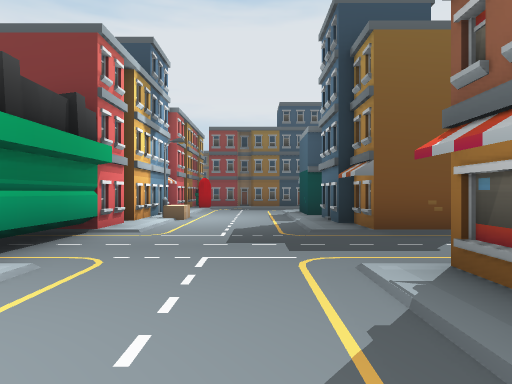
[1] (above)

24 first-person views from a walk through a 3-D level made in the Unity game engine. The camera is 1.3 m above the floor, looks level and sees 70° across. The floor is counted in squares, 2 m on a side. Each view is taken from the middle of a square. On the plan, view 1 faces up. The plan holds only what a view shows up to about 11 squares ahead; the rest is blank. The place goes on beyond the plan. The player is left out.

[2]
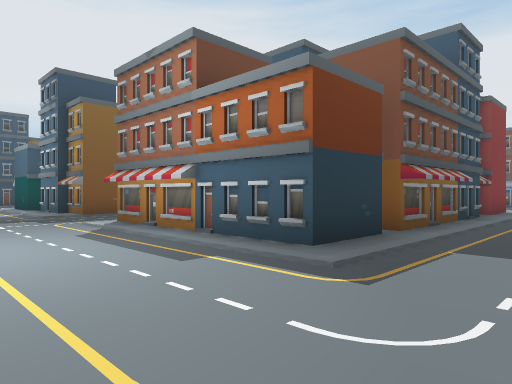

[3]
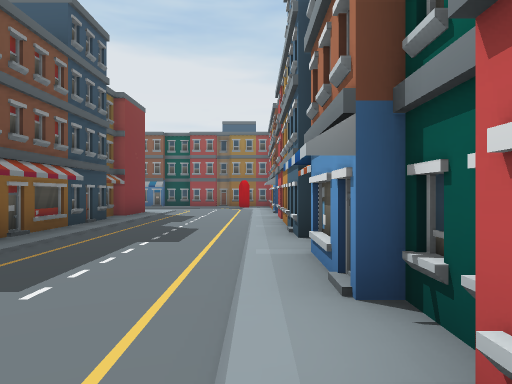

[4]
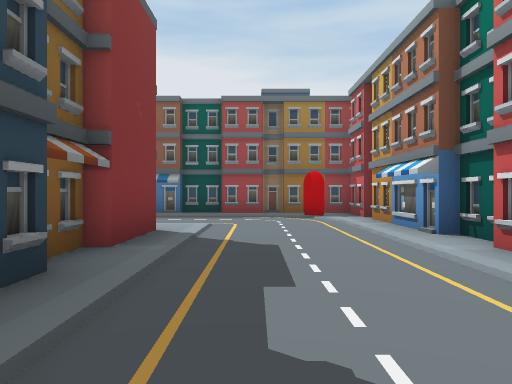

[5]
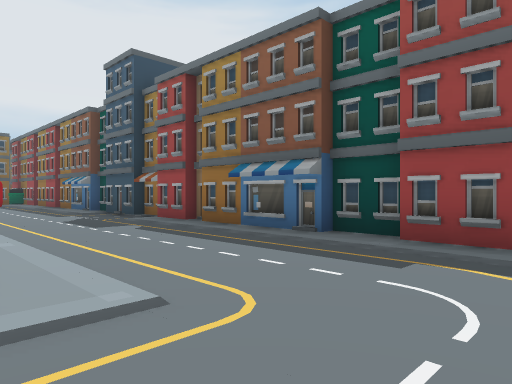

[6]
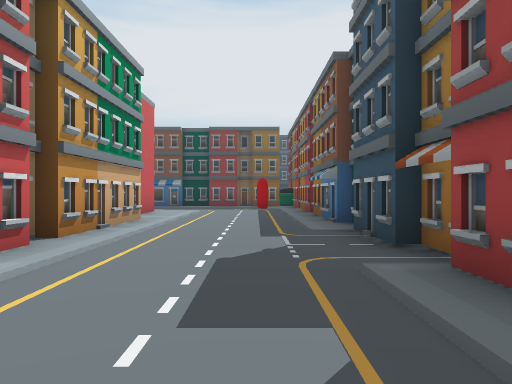

[7]
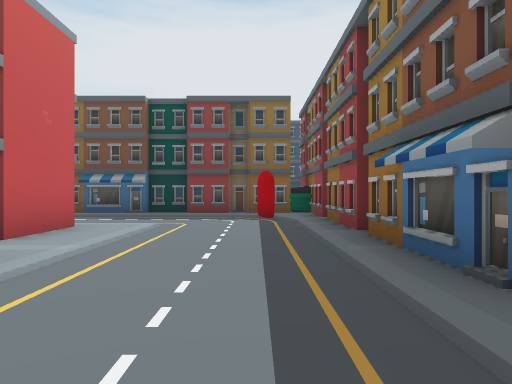

[8]
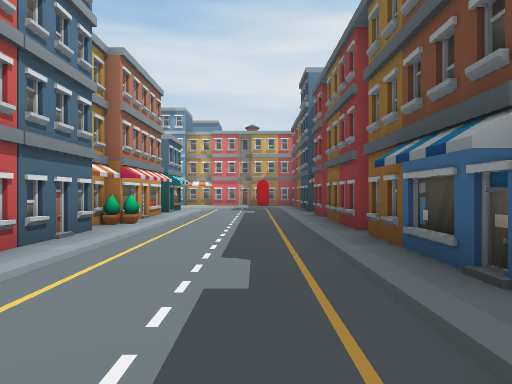

[9]
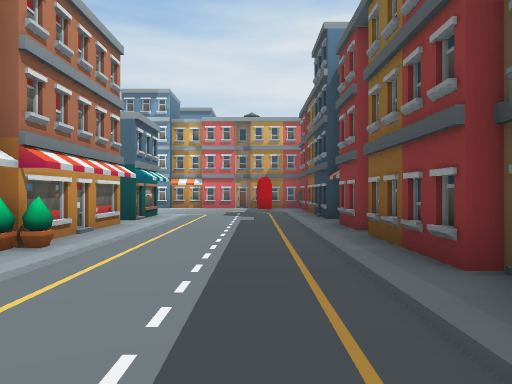

[10]
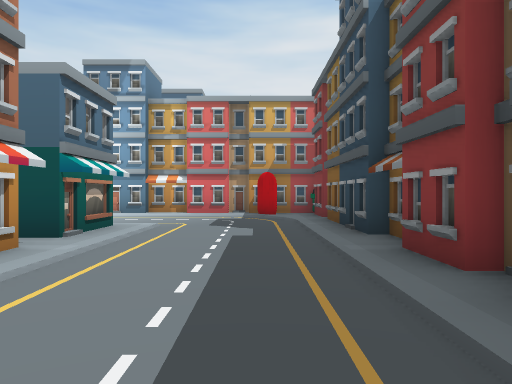

[11]
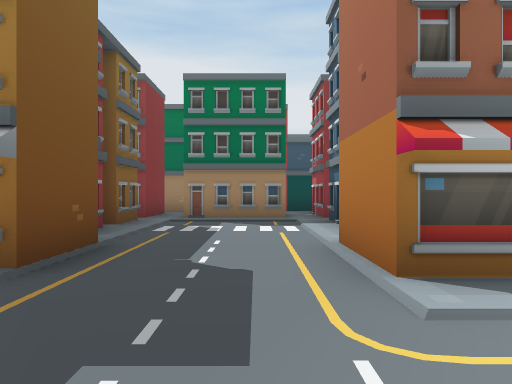

[12]
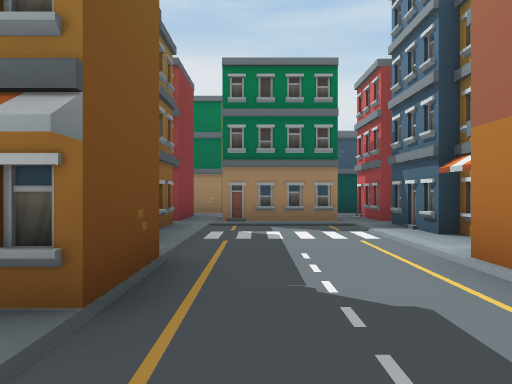

[13]
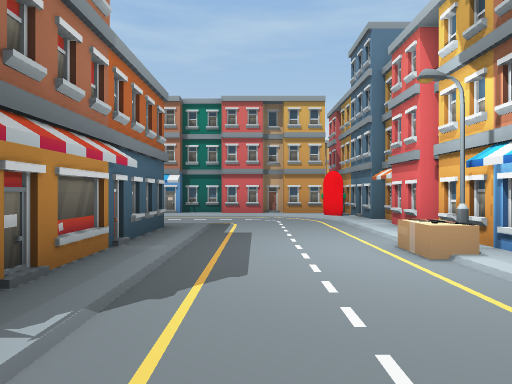

[14]
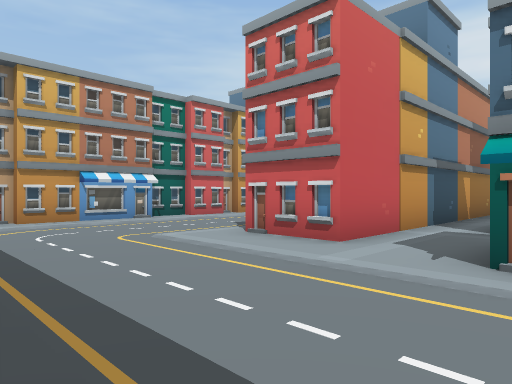

[15]
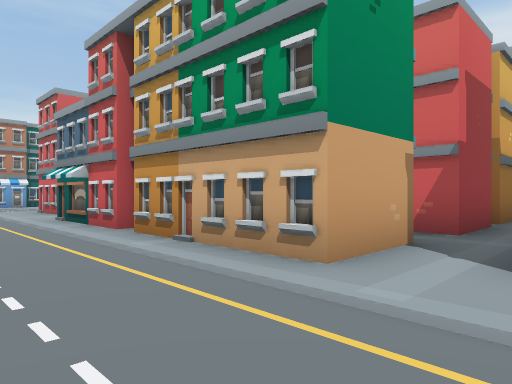

[16]
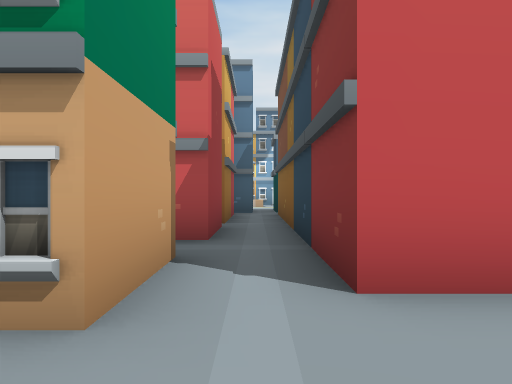

[17]
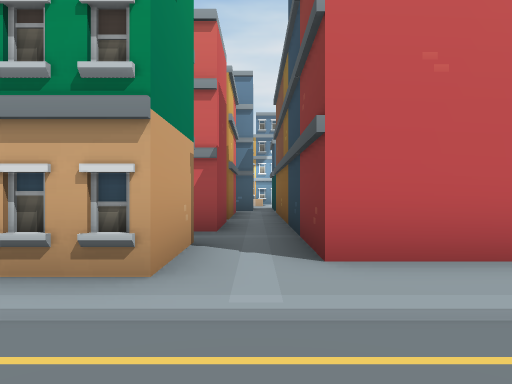

[18]
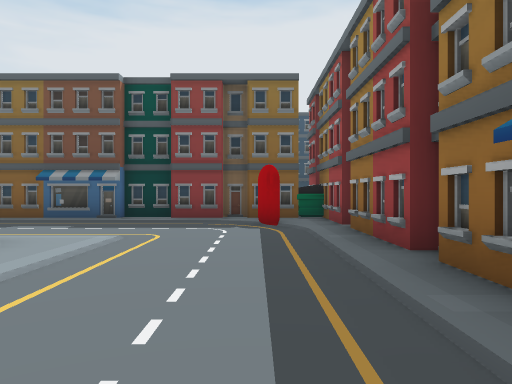

[19]
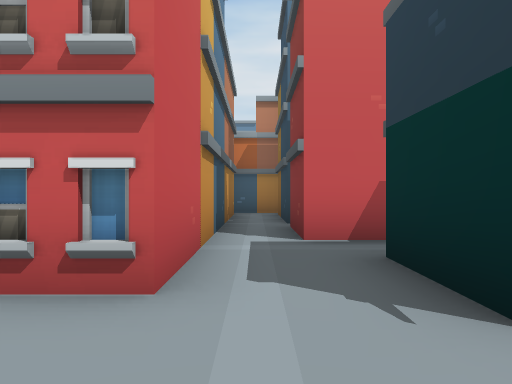

[20]
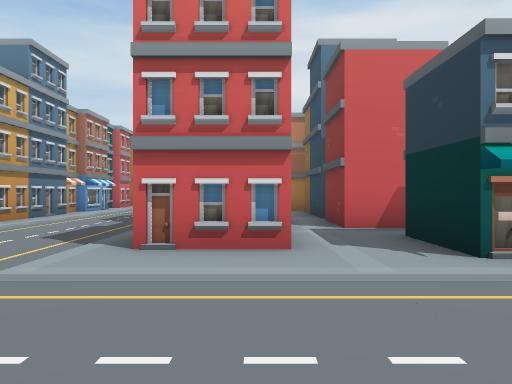

[21]
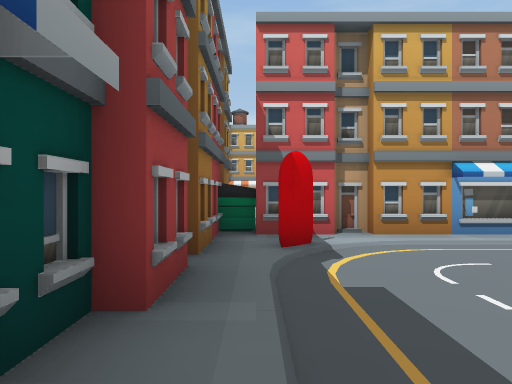

[22]
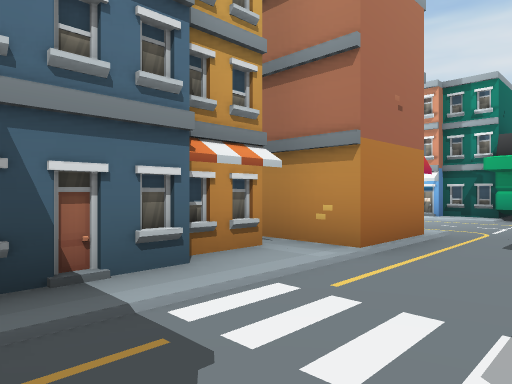

[23]
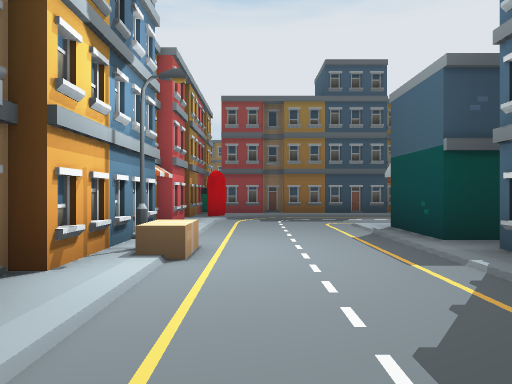

[24]
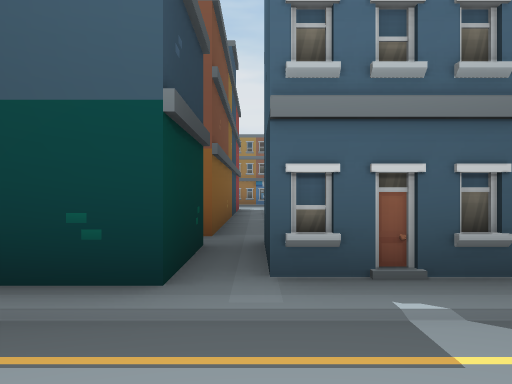

### Floor plan
Key: @ floor where view 1 was taken; # wall or solid block; . floor; B building; A box; S streetlight; O other object.
Columns run from 3 left of view 1 to 17 right of it. Each row starts with its distance up from view 1.
 17                     #
 16 #O#################O#
 15 #...................#
 14 ##................#.#
 13 #...................#
 12 #...................#
 11 #....BBBBBBBBBB.....#
 10 #....BBBBBBBBBB.....#
  9 #A...BB.............#
  8 #S...BBBBBBBB.BB....#
  7 #....BB BBBBB.BB....#
  6 #....BB.......BB....#
  5 #..........B   B....#
  4 #..........B   B....#
  3 #....BB.......BB....#
  2 #....BBBBBBBB.BB....#
  1 #....BBBBBBBB.......#
  0 #S.@.BB.............#
 -1 #A...BBBBBBBBBBB....#
 -2 #....BBBBBBBBBBB....#
 -3 #...................#
 -4 #...................#
 -5 #...................#
 -6 ##..................#
 -7 ###################O#
 -8                     #

Where each view was taken, in squares from view 1:
view 1: 0 up, 0 right, facing up
view 2: 5 down, 2 left, facing up-right
view 3: 6 down, 0 right, facing right
view 4: 4 down, 6 right, facing right
view 5: 5 down, 12 right, facing up-right
view 6: 0 up, 15 right, facing up
view 7: 5 up, 15 right, facing up
view 8: 14 up, 14 right, facing left
view 9: 14 up, 11 right, facing left
view 10: 14 up, 8 right, facing left
view 11: 4 up, 1 left, facing right
view 12: 5 up, 0 right, facing right
view 13: 4 up, 0 right, facing down
view 14: 2 up, 16 right, facing down-left
view 15: 10 up, 15 right, facing down-left
view 16: 9 up, 14 right, facing left
view 17: 9 up, 15 right, facing left
view 18: 7 up, 15 right, facing up
view 19: 0 up, 14 right, facing left
view 20: 1 down, 16 right, facing left
view 21: 1 down, 16 right, facing down
view 22: 5 up, 7 right, facing down-left
view 23: 5 up, 1 left, facing up
view 24: 9 up, 1 left, facing right
